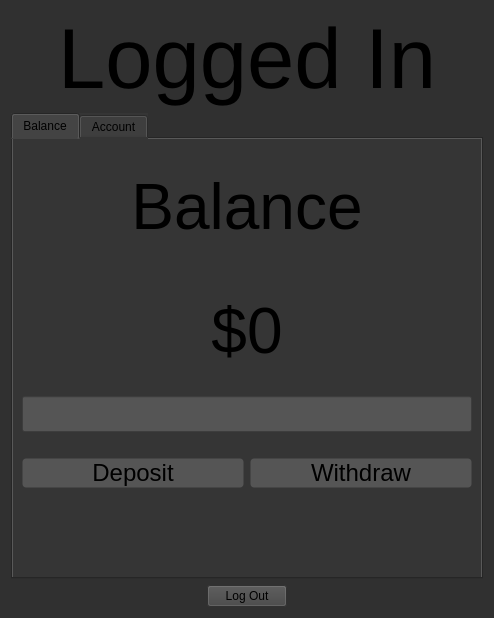
<?xml version="1.0" encoding="UTF-8"?>
<ui version="4.0">
 <class>Form</class>
 <widget class="QWidget" name="Form">
  <property name="geometry">
   <rect>
    <x>0</x>
    <y>0</y>
    <width>494</width>
    <height>618</height>
   </rect>
  </property>
  <property name="windowTitle">
   <string>Form</string>
  </property>
  <property name="styleSheet">
   <string notr="true">QWidget
{
	Background: #303030;
	color: &quot;white&quot;;
}

QPushButton
{
	Background: #444444;
}</string>
  </property>
  <layout class="QGridLayout" name="gridLayout">
   <item row="2" column="0">
    <spacer name="horizontalSpacer_3">
     <property name="orientation">
      <enum>Qt::Horizontal</enum>
     </property>
     <property name="sizeHint" stdset="0">
      <size>
       <width>40</width>
       <height>20</height>
      </size>
     </property>
    </spacer>
   </item>
   <item row="2" column="1">
    <widget class="QPushButton" name="logout_button">
     <property name="maximumSize">
      <size>
       <width>100</width>
       <height>16777215</height>
      </size>
     </property>
     <property name="text">
      <string>Log Out</string>
     </property>
    </widget>
   </item>
   <item row="2" column="2">
    <spacer name="horizontalSpacer_4">
     <property name="orientation">
      <enum>Qt::Horizontal</enum>
     </property>
     <property name="sizeHint" stdset="0">
      <size>
       <width>40</width>
       <height>20</height>
      </size>
     </property>
    </spacer>
   </item>
   <item row="1" column="0" colspan="3">
    <widget class="QTabWidget" name="tab_widget">
     <property name="styleSheet">
      <string notr="true">QWidget
{
	Background: #353535;
}

QPushButton
{
	Background: #555555;
	border: &quot;black&quot;;
	border-width: 1px;
	border-style: solid;
    border-radius: 4px;
}

QLineEdit
{
	Background: #555555;
}</string>
     </property>
     <property name="currentIndex">
      <number>0</number>
     </property>
     <widget class="QWidget" name="tab_1">
      <attribute name="title">
       <string>Balance</string>
      </attribute>
      <layout class="QGridLayout" name="gridLayout_2">
       <item row="1" column="0" colspan="2">
        <widget class="QLabel" name="balance_label">
         <property name="font">
          <font>
           <pointsize>48</pointsize>
          </font>
         </property>
         <property name="text">
          <string>$0</string>
         </property>
         <property name="alignment">
          <set>Qt::AlignCenter</set>
         </property>
        </widget>
       </item>
       <item row="2" column="0" colspan="2">
        <widget class="QLineEdit" name="balance_edit">
         <property name="sizePolicy">
          <sizepolicy hsizetype="Expanding" vsizetype="Maximum">
           <horstretch>0</horstretch>
           <verstretch>0</verstretch>
          </sizepolicy>
         </property>
         <property name="minimumSize">
          <size>
           <width>0</width>
           <height>30</height>
          </size>
         </property>
         <property name="font">
          <font>
           <pointsize>18</pointsize>
          </font>
         </property>
        </widget>
       </item>
       <item row="0" column="0" colspan="2">
        <widget class="QLabel" name="label_2">
         <property name="font">
          <font>
           <pointsize>48</pointsize>
          </font>
         </property>
         <property name="text">
          <string>Balance</string>
         </property>
         <property name="alignment">
          <set>Qt::AlignCenter</set>
         </property>
        </widget>
       </item>
       <item row="4" column="1">
        <widget class="QPushButton" name="withdraw_button">
         <property name="sizePolicy">
          <sizepolicy hsizetype="Preferred" vsizetype="Maximum">
           <horstretch>0</horstretch>
           <verstretch>0</verstretch>
          </sizepolicy>
         </property>
         <property name="minimumSize">
          <size>
           <width>0</width>
           <height>30</height>
          </size>
         </property>
         <property name="font">
          <font>
           <pointsize>18</pointsize>
          </font>
         </property>
         <property name="text">
          <string>Withdraw</string>
         </property>
        </widget>
       </item>
       <item row="5" column="0">
        <spacer name="verticalSpacer">
         <property name="orientation">
          <enum>Qt::Vertical</enum>
         </property>
         <property name="sizeType">
          <enum>QSizePolicy::Maximum</enum>
         </property>
         <property name="sizeHint" stdset="0">
          <size>
           <width>20</width>
           <height>80</height>
          </size>
         </property>
        </spacer>
       </item>
       <item row="4" column="0">
        <widget class="QPushButton" name="deposit_button">
         <property name="sizePolicy">
          <sizepolicy hsizetype="Preferred" vsizetype="Maximum">
           <horstretch>0</horstretch>
           <verstretch>0</verstretch>
          </sizepolicy>
         </property>
         <property name="minimumSize">
          <size>
           <width>0</width>
           <height>30</height>
          </size>
         </property>
         <property name="font">
          <font>
           <pointsize>18</pointsize>
          </font>
         </property>
         <property name="text">
          <string>Deposit</string>
         </property>
        </widget>
       </item>
       <item row="3" column="0">
        <spacer name="verticalSpacer_2">
         <property name="orientation">
          <enum>Qt::Vertical</enum>
         </property>
         <property name="sizeType">
          <enum>QSizePolicy::Maximum</enum>
         </property>
         <property name="sizeHint" stdset="0">
          <size>
           <width>20</width>
           <height>20</height>
          </size>
         </property>
        </spacer>
       </item>
      </layout>
     </widget>
     <widget class="QWidget" name="tab_2">
      <attribute name="title">
       <string>Account</string>
      </attribute>
      <layout class="QGridLayout" name="gridLayout_3">
       <item row="3" column="1">
        <widget class="QPushButton" name="change_password_button">
         <property name="sizePolicy">
          <sizepolicy hsizetype="Maximum" vsizetype="Maximum">
           <horstretch>0</horstretch>
           <verstretch>0</verstretch>
          </sizepolicy>
         </property>
         <property name="minimumSize">
          <size>
           <width>150</width>
           <height>30</height>
          </size>
         </property>
         <property name="font">
          <font>
           <pointsize>16</pointsize>
          </font>
         </property>
         <property name="text">
          <string>Change Password</string>
         </property>
        </widget>
       </item>
       <item row="3" column="0">
        <spacer name="horizontalSpacer">
         <property name="orientation">
          <enum>Qt::Horizontal</enum>
         </property>
         <property name="sizeHint" stdset="0">
          <size>
           <width>40</width>
           <height>20</height>
          </size>
         </property>
        </spacer>
       </item>
       <item row="4" column="1">
        <spacer name="verticalSpacer_3">
         <property name="orientation">
          <enum>Qt::Vertical</enum>
         </property>
         <property name="sizeType">
          <enum>QSizePolicy::Maximum</enum>
         </property>
         <property name="sizeHint" stdset="0">
          <size>
           <width>20</width>
           <height>40</height>
          </size>
         </property>
        </spacer>
       </item>
       <item row="3" column="2">
        <spacer name="horizontalSpacer_2">
         <property name="orientation">
          <enum>Qt::Horizontal</enum>
         </property>
         <property name="sizeHint" stdset="0">
          <size>
           <width>40</width>
           <height>20</height>
          </size>
         </property>
        </spacer>
       </item>
       <item row="0" column="0" colspan="3">
        <widget class="QLabel" name="label_4">
         <property name="font">
          <font>
           <pointsize>48</pointsize>
          </font>
         </property>
         <property name="text">
          <string>Account Info</string>
         </property>
         <property name="alignment">
          <set>Qt::AlignCenter</set>
         </property>
        </widget>
       </item>
       <item row="1" column="0" colspan="3">
        <widget class="QLabel" name="account_username_label">
         <property name="font">
          <font>
           <pointsize>36</pointsize>
          </font>
         </property>
         <property name="text">
          <string>Username:</string>
         </property>
        </widget>
       </item>
       <item row="2" column="0" colspan="3">
        <widget class="QLabel" name="account_password_label">
         <property name="font">
          <font>
           <pointsize>36</pointsize>
          </font>
         </property>
         <property name="text">
          <string>Password:</string>
         </property>
        </widget>
       </item>
      </layout>
     </widget>
    </widget>
   </item>
   <item row="0" column="0" colspan="3">
    <widget class="QLabel" name="label">
     <property name="font">
      <font>
       <pointsize>64</pointsize>
      </font>
     </property>
     <property name="text">
      <string>Logged In</string>
     </property>
     <property name="alignment">
      <set>Qt::AlignCenter</set>
     </property>
    </widget>
   </item>
  </layout>
 </widget>
 <resources/>
 <connections/>
</ui>
